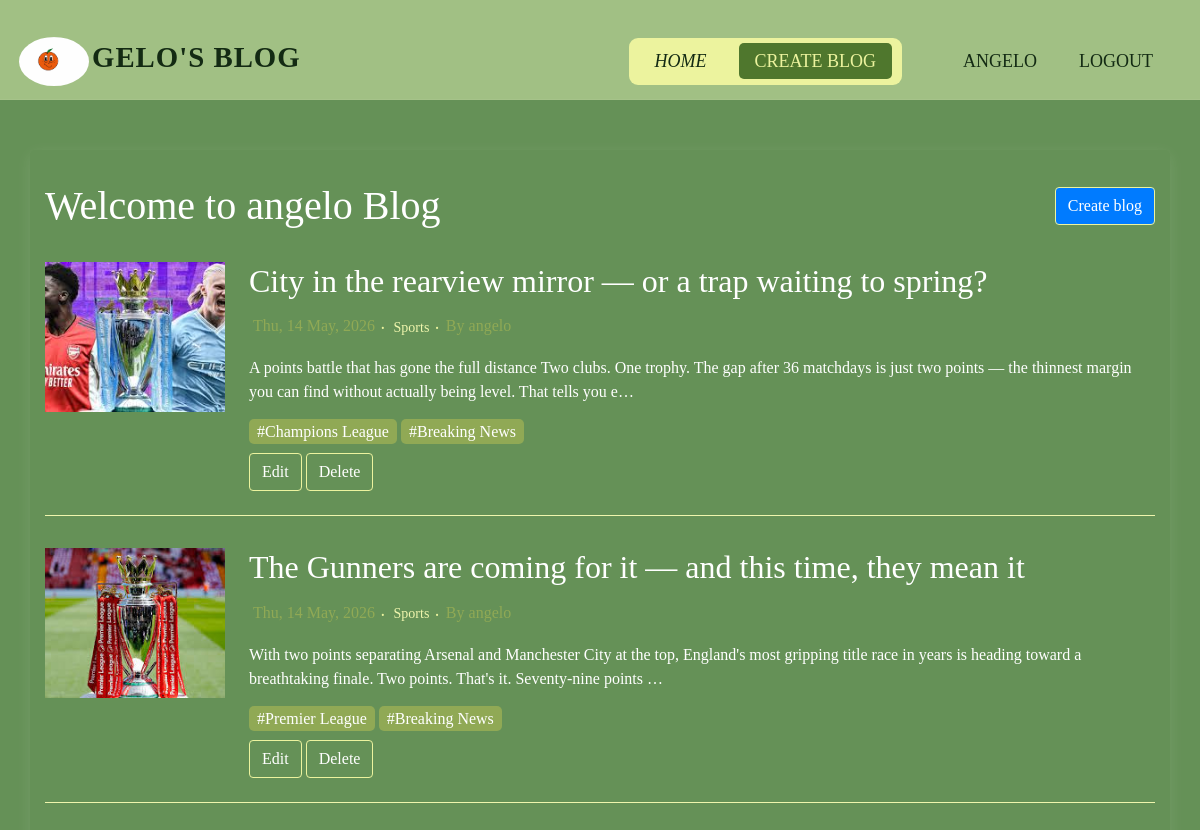
/blog (signed in), run on the app's committed database.
### posts/models.py (models this page shows, shortened)
class Articles(models.Model):
    headline = models.CharField(max_length=200)
    content = models.TextField()
    published_date = models.DateTimeField(auto_now_add=True)
    category = models.ForeignKey(Categories, on_delete=models.SET_NULL, null=True, blank=True)
    tags = models.ManyToManyField(Tag, blank=True)
    featured_Image = models.ImageField(upload_to='image/', blank=True, null=True)
    reporter = models.ForeignKey(User, on_delete=models.CASCADE)

class Categories(models.Model):
    name = models.CharField(max_length=50, unique=True)
    created_on = models.DateTimeField(auto_now_add=True)

class Tag(models.Model):
    name = models.CharField(max_length=50, unique=True)
    created_on = models.DateTimeField(auto_now_add=True)
    modified_on = models.DateTimeField(auto_now=True)

### posts/views.py (the view)
# urls.py: path('blog', views.blogPost, name='blog'),
@login_required
def blogPost(request):
    blogsP = Articles.objects.filter(reporter=request.user)
    blogscount = blogsP.count()
    context = {
        'blogsP': blogsP,
        'blogscount': blogscount
    }
    return render(request, 'posts/blog.html', context)

### posts/templates/posts/blog.html
{% extends "posts/base.html" %}
{% load static %}
{% block content %}
<div class="container">
    <div class="topbar">
        <h1 class="title"> Welcome to {{user.username}} Blog </h1>
        <a class="btn btn-primary" href="{% url 'create' %}">Create blog</a>
    </div>
    {% if blogscount == 0%}
        <p> There are no Blog Post yet.</p>
        {% else %}
            <div class="">
                {% for blog  in blogsP reversed %}
                    <div class="article">
                        <div class="article-image">
                            {% if blog.featured_Image %}
                            <img src="{{blog.featured_Image.url}}" alt="{{blog.title}}">
                            {% endif %}
                        </div>
                        <div class="article-content">
                            <h2> {{blog.headline}} </h2>
                            <div class="article-dc d-flex align-items-center m-1">
                                <div class="article-date"> {{blog.published_date|date:"D, d M, Y"}}</div>
                                <i class="fa">.</i>
                                {% if blog.category %}
                                <p class="text-c"> {{blog.category.name}} </p>
                                {% endif %}
                                <i class="fa">.</i>
                                {% if blog.reporter %}
                                <p class="article-date">By {{blog.reporter}}</p>
                                {% endif %}
                            </div>
                            <p class=""> {{blog.content|truncatechars:200}}</p>
                            {% if blog.tags.all %}
                            <div class="tags">
                                {% for tag in blog.tags.all %}
                                    <span class="article-tag">#{{tag.name}}</span>
                                {% endfor %}
                            </div>
                            {% endif %}
                            <div class="article-buttons">
                                <a class="btn" href="{% url 'edit' blog.id %}">Edit</a>
                                <a class="btn" href="{% url 'delete' blog.id %}">Delete</a>
                            </div>
                        </div>
                    </div>
                {% endfor %}
        </div>
    {% endif %}
</div>
{% endblock %}

### posts/templates/posts/base.html (shortened to what this page needs)
{% load static %}
<!DOCTYPE html>
<html lang="en">
    <head>
        <link rel="stylesheet" href="{% static 'stylesheet/style.css' %}">
        <link rel="stylesheet" href="https://cdn.jsdelivr.net/npm/bootstrap@4.6.2/dist/css/bootstrap.min.css">
        <link rel='stylesheet' href='https://cdn-uicons.flaticon.com/3.0.0/uicons-regular-rounded/css/uicons-regular-rounded.css'>
        <link rel='stylesheet' href='https://cdn-uicons.flaticon.com/3.0.0/uicons-bold-straight/css/uicons-bold-straight.css'>
        <link rel='stylesheet' href='https://cdn-uicons.flaticon.com/3.0.0/uicons-regular-rounded/css/uicons-regular-rounded.css'>
        <link rel='stylesheet' href='https://cdn-uicons.flaticon.com/3.0.0/uicons-solid-rounded/css/uicons-solid-rounded.css'>
        <link rel='stylesheet' href='https://cdn-uicons.flaticon.com/3.0.0/uicons-regular-rounded/css/uicons-regular-rounded.css'>
    </head>
    <body class="bg">
        <nav class="navbar">
            <div class="header-logo">
                <a href="/" class="h-link">
                    <img src="{% static 'img/logo.JPG' %}">
                    <h1>Gelo's Blog</h1>
                </a>
            </div>
            <ul class="nav-links">
                <li><a href="{% url 'index' %}" class="{% if request.path == '/'%}active{% endif %}"><i class="fi fi-rr-home">Home</i></a></li>
                {% if user.is_authenticated %}
                <li><a href="{% url 'blog' %}" class="{% if request.path == '/blog'%}active{% endif %}">Create Blog</a></li>
            </ul>
            <div class="nav-signup">
                    <a href="{% url 'userbio' %}" class="{% if request.path == '/users/userbio'%}active{% endif %}">{{user.username}} </a>
                    <a href="{% url 'logoutc' %}" class="{% if request.path == '/users/logoutc'%}active{% endif %}">Logout</a>
            </div>
            {% else %}
                <li><a href="{% url 'signup' %}" class="{% if request.path == '/users/signup'%}active{% endif %}"><i class="fi fi-rr-sign-up">Signup</i></a></li>
                <li><a href="{% url 'login'%}" class="{% if request.path == '/users/login'%}active{% endif %}"><i class="fi fi-sr-entrance">Login</i></a></li>
            {% endif %}
        </nav>
        <main class="container-fluid">
            {%block content%}
            {% endblock %}
        </main>
    </body>
</html>

### posts/static/stylesheet/style.css (style rules this page uses)
* { margin: 0; padding: 0; box-sizing: border-box; }
:root { --body-color: #659157; --text-white: white; --border-btm: rgba(255, 255, 255, 0.05); --bg-nav: #A1C084; --clr05: #eff5ad; --clr1: #ECF39E; --clr2: #90A955; --clr3: #4F772D; --clr4: #31572C; --clr5: #132A13; }
body.bg { font-family: Cambria, Cochin, Georgia, Times, 'Times New Roman', serif; background: var(--body-color); color: var(--text-white); }
.navbar { width: 100%; height: 100px; margin-bottom: 2rem; border-bottom: 1px solid var(--border-btm); backdrop-filter: blur(15px); background: var(--bg-nav); display: flex; align-items: center; justify-content: flex-end; }
.header-logo { margin: 3px; margin-right: auto; }
.header-logo img { width: 70px; border-radius: 80%; }
.header-logo a.h-link { text-decoration: none !important; display: flex; align-items: center; gap: 3px; }
.header-logo a h1 { line-height: 2; font-size: 1.8rem; font-weight: 700; letter-spacing: 1px; text-transform: uppercase; color: var(--clr5); }
.navbar .nav-links { width: fit-content; margin: 30px; padding: 10px; display: flex; gap: 1rem; list-style: none; background-color: var(--clr1); border-radius: 9px; }
.navbar .nav-links li a { position: relative; padding: 8px 16px; text-decoration: none; font-size: 18px; text-transform: uppercase !important; font-weight: 500; color: var(--clr5); }
.nav-links li a.active, .nav-links li a:hover { background: var(--clr3); color: var(--clr1); padding: 8px 16px; border-radius: 5px; }
.navbar .nav-signup { margin: 10px; padding: 5px; display: flex; gap: 10px; }
.navbar .nav-signup a { padding: 8px 16px; text-decoration: none; font-size: 18px; text-transform: uppercase; font-weight: 500; color: var(--clr5); }
.container-fluid { display: flex; justify-content: center; margin-top: 50px; }
.container { width: 90%; box-shadow: 0 4px 16px rgba(255, 254, 254, 0.10); justify-content: center; padding: 32px; border-radius: 5px; }
.title { margin: 0; }
.topbar { display: flex; flex-direction: row; align-items: center; justify-content: space-between; margin-bottom: 16px; }
.article, .article-delete { display: flex; border-bottom: 1px solid var(--clr05); gap: 24px; margin: 32px 0; padding-bottom: 24px; }
.article .article-image { flex: 0 0 180px; background-color: var(--clr3); max-height: 150px; }
.article .article-image img { object-fit: cover; width: 180px; height: 150px; }
.article .article-date { color: var(--clr2); margin-bottom: 8px; }
.article .text-c { color: var(--clr05); font-size: 14px; font-weight: 500; margin-bottom: 6px; margin-left: 2px; }
.article .fa { margin: 2px 6px; font-size: 18px; margin-bottom: 15px; color: var(--clr1); }
.article-tag { background-color: var(--clr2); color: var(--text-white); padding: 4px 8px; border-radius: 5px; }
.tags { margin-bottom: 9px; }
a.btn { border: 1px solid var(--clr1); color: var(--text-white); }

### data on the page
Articles: featured_Image (picture), headline "City in the rearview mirror — or a trap waiting to spring?", published_date "Thu, 14 May, 2026", category.name "Sports", reporter "angelo", content "A points battle that has gone the full distance Two clubs. One trophy. The gap after 36 matchdays is just two points — the thinnest margin you can find without actually being level. That tells you e…"
Tag: name "Champions League"
Tag: name "Breaking News"
Articles: featured_Image (picture), headline "The Gunners are coming for it — and this time, they mean it", published_date "Thu, 14 May, 2026", category.name "Sports", reporter "angelo", content "With two points separating Arsenal and Manchester City at the top, England's most gripping title race in years is heading toward a breathtaking finale. Two points. That's it. Seventy-nine points …"
Tag: name "Premier League"

### other printed values
{{ user.username }} "ANGELO"
{{ user.username }} "angelo"
